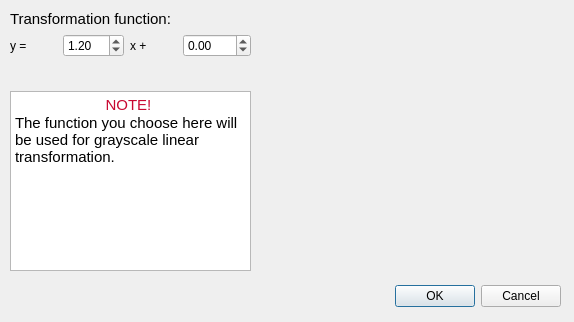
<?xml version="1.0" encoding="UTF-8"?>
<ui version="4.0">
 <class>LinearGrayDialog</class>
 <widget class="QDialog" name="LinearGrayDialog">
  <property name="geometry">
   <rect>
    <x>0</x>
    <y>0</y>
    <width>574</width>
    <height>322</height>
   </rect>
  </property>
  <property name="windowTitle">
   <string>Linear Gray Level Transformation</string>
  </property>
  <widget class="QDialogButtonBox" name="buttonBox">
   <property name="geometry">
    <rect>
     <x>380</x>
     <y>280</y>
     <width>181</width>
     <height>32</height>
    </rect>
   </property>
   <property name="styleSheet">
    <string notr="true"/>
   </property>
   <property name="orientation">
    <enum>Qt::Horizontal</enum>
   </property>
   <property name="standardButtons">
    <set>QDialogButtonBox::Cancel|QDialogButtonBox::Ok</set>
   </property>
  </widget>
  <widget class="QCustomPlot" name="customPlot" native="true">
   <property name="geometry">
    <rect>
     <x>260</x>
     <y>10</y>
     <width>301</width>
     <height>261</height>
    </rect>
   </property>
   <property name="styleSheet">
    <string notr="true"/>
   </property>
  </widget>
  <widget class="QWidget" name="">
   <property name="geometry">
    <rect>
     <x>10</x>
     <y>10</y>
     <width>241</width>
     <height>261</height>
    </rect>
   </property>
   <layout class="QVBoxLayout" name="verticalLayout_2">
    <item>
     <layout class="QVBoxLayout" name="verticalLayout">
      <item>
       <widget class="QLabel" name="label_4">
        <property name="text">
         <string>&lt;html&gt;&lt;head/&gt;&lt;body&gt;&lt;p&gt;&lt;span style=&quot; font-size:11pt;&quot;&gt;Transformation function:&lt;/span&gt;&lt;/p&gt;&lt;/body&gt;&lt;/html&gt;</string>
        </property>
       </widget>
      </item>
      <item>
       <layout class="QHBoxLayout" name="horizontalLayout">
        <item>
         <widget class="QLabel" name="label_2">
          <property name="styleSheet">
           <string notr="true">font: 75 14pt &quot;Roboto&quot;;</string>
          </property>
          <property name="text">
           <string>y = </string>
          </property>
         </widget>
        </item>
        <item>
         <widget class="QDoubleSpinBox" name="aDoubleSpinBox">
          <property name="minimum">
           <double>-10.000000000000000</double>
          </property>
          <property name="maximum">
           <double>10.000000000000000</double>
          </property>
          <property name="singleStep">
           <double>0.010000000000000</double>
          </property>
          <property name="value">
           <double>1.200000000000000</double>
          </property>
         </widget>
        </item>
        <item>
         <widget class="QLabel" name="label_3">
          <property name="styleSheet">
           <string notr="true">font: 75 14pt &quot;Roboto&quot;;</string>
          </property>
          <property name="text">
           <string>x + </string>
          </property>
         </widget>
        </item>
        <item>
         <widget class="QDoubleSpinBox" name="bDoubleSpinBox">
          <property name="minimum">
           <double>-100.000000000000000</double>
          </property>
          <property name="maximum">
           <double>100.000000000000000</double>
          </property>
         </widget>
        </item>
       </layout>
      </item>
     </layout>
    </item>
    <item>
     <spacer name="verticalSpacer">
      <property name="orientation">
       <enum>Qt::Vertical</enum>
      </property>
      <property name="sizeHint" stdset="0">
       <size>
        <width>20</width>
        <height>40</height>
       </size>
      </property>
     </spacer>
    </item>
    <item>
     <widget class="QTextBrowser" name="textBrowser">
      <property name="styleSheet">
       <string notr="true"/>
      </property>
      <property name="html">
       <string>&lt;!DOCTYPE HTML PUBLIC &quot;-//W3C//DTD HTML 4.0//EN&quot; &quot;http://www.w3.org/TR/REC-html40/strict.dtd&quot;&gt;
&lt;html&gt;&lt;head&gt;&lt;meta name=&quot;qrichtext&quot; content=&quot;1&quot; /&gt;&lt;style type=&quot;text/css&quot;&gt;
p, li { white-space: pre-wrap; }
&lt;/style&gt;&lt;/head&gt;&lt;body style=&quot; font-family:'Roboto'; font-size:10pt; font-weight:400; font-style:normal;&quot;&gt;
&lt;p align=&quot;center&quot; style=&quot; margin-top:0px; margin-bottom:0px; margin-left:0px; margin-right:0px; -qt-block-indent:0; text-indent:0px;&quot;&gt;&lt;span style=&quot; font-size:11pt; color:#c80932;&quot;&gt;NOTE!&lt;/span&gt;&lt;span style=&quot; font-size:11pt;&quot;&gt; &lt;/span&gt;&lt;/p&gt;
&lt;p style=&quot; margin-top:0px; margin-bottom:0px; margin-left:0px; margin-right:0px; -qt-block-indent:0; text-indent:0px;&quot;&gt;&lt;span style=&quot; font-size:11pt;&quot;&gt;The function you choose here will be used for grayscale linear transformation.&lt;/span&gt;&lt;/p&gt;&lt;/body&gt;&lt;/html&gt;</string>
      </property>
     </widget>
    </item>
   </layout>
  </widget>
 </widget>
 <customwidgets>
  <customwidget>
   <class>QCustomPlot</class>
   <extends>QWidget</extends>
   <header>qcustomplot.h</header>
   <container>1</container>
  </customwidget>
 </customwidgets>
 <resources/>
 <connections>
  <connection>
   <sender>buttonBox</sender>
   <signal>accepted()</signal>
   <receiver>LinearGrayDialog</receiver>
   <slot>accept()</slot>
   <hints>
    <hint type="sourcelabel">
     <x>248</x>
     <y>254</y>
    </hint>
    <hint type="destinationlabel">
     <x>157</x>
     <y>274</y>
    </hint>
   </hints>
  </connection>
  <connection>
   <sender>buttonBox</sender>
   <signal>rejected()</signal>
   <receiver>LinearGrayDialog</receiver>
   <slot>reject()</slot>
   <hints>
    <hint type="sourcelabel">
     <x>316</x>
     <y>260</y>
    </hint>
    <hint type="destinationlabel">
     <x>286</x>
     <y>274</y>
    </hint>
   </hints>
  </connection>
 </connections>
</ui>
